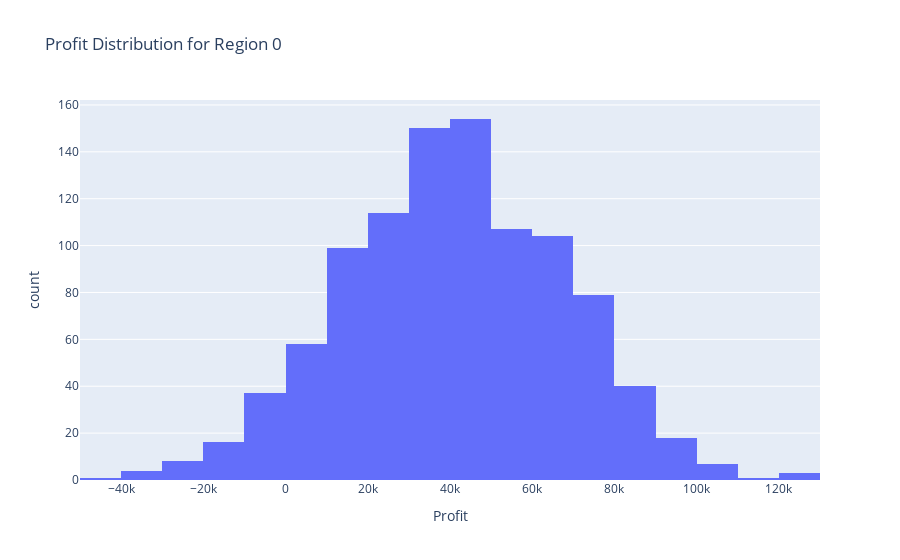

Notebook code for this chart:
### Code cell
# Convert profit values to a DataFrame
df_profit_0 = pd.DataFrame({'Profit': profit_values})

fig = px.histogram(df_profit_0, x='Profit', title='Profit Distribution for Region 0', nbins=30)
fig.show()

### Figure 1 — Plotly figure (JSON) as saved in the notebook; plotly's stock layout.template omitted (floating-point values rounded to 4 significant figures; data arrays with more than 128 entries replaced by an {"elided": "..."} marker saying what was removed)
{"data": [{"alignmentgroup": "True", "bingroup": "x", "hovertemplate": "Profit=%{x}<br>count=%{y}<extra></extra>", "legendgroup": "", "marker": {"color": "#636efa", "pattern": {"shape": ""}}, "name": "", "nbinsx": 30, "offsetgroup": "", "orientation": "v", "showlegend": false, "type": "histogram", "x": {"elided": "1000 float values"}, "xaxis": "x", "yaxis": "y"}], "layout": {"barmode": "relative", "legend": {"tracegroupgap": 0}, "title": {"text": "Profit Distribution for Region 0"}, "xaxis": {"anchor": "y", "domain": [0, 1], "title": {"text": "Profit"}}, "yaxis": {"anchor": "x", "domain": [0, 1], "title": {"text": "count"}}}}
